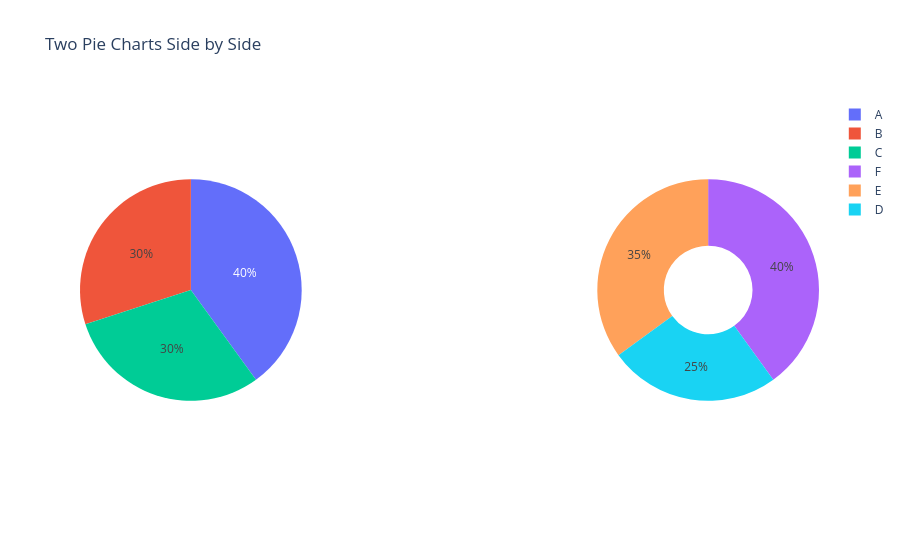

Write notebook code for a chart like this one.
### Markdown cell above
## Multiple Charts in one Figure

### Code cell
fig = go.Figure()

# First pie chart
fig.add_trace(go.Pie(
    labels=['A', 'B', 'C'], 
    values=[40, 30, 30],
    name="Group 1",
    domain=dict(x=[0, 0.30])  # Left side
))

# Second pie chart
fig.add_trace(go.Pie(
    labels=['D', 'E', 'F'], 
    values=[25, 35, 40],
    name="Group 2",
    domain=dict(x=[0.70, 1]),  # Right side
    hole=0.4  # Donut style
))

fig.update_layout(
    title_text="Two Pie Charts Side by Side",
    showlegend=True
)
fig.show()

### Figure 1 — Plotly figure (JSON) as saved in the notebook; plotly's stock layout.template omitted (floating-point values rounded to 4 significant figures)
{"data": [{"domain": {"x": [0, 0.3]}, "labels": ["A", "B", "C"], "name": "Group 1", "type": "pie", "values": [40, 30, 30]}, {"domain": {"x": [0.7, 1]}, "hole": 0.4, "labels": ["D", "E", "F"], "name": "Group 2", "type": "pie", "values": [25, 35, 40]}], "layout": {"showlegend": true, "title": {"text": "Two Pie Charts Side by Side"}}}
